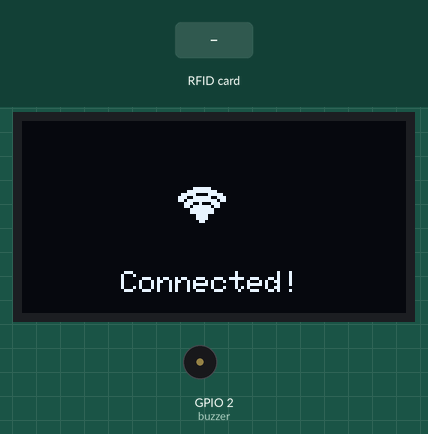
Simulated run of this sketch. Board: ESP8266 (NodeMCU). Shown: 128×64 one-colour display, buzzer (waves = sounding, pin HIGH). The test bench sets the inputs (shaded band). WiFi joins after 1.5 s; servers stay silent unless stated; uploads are accepted with an empty reply; what the sketch prints to the serial monitor is not drawn.

Above: at 3.2 s.
At 8.3 s:
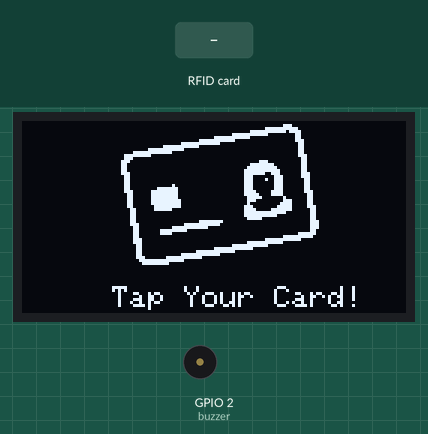
8.4 s: RFID card 5E 7A 19 C4 held to the reader
At 8.53 s:
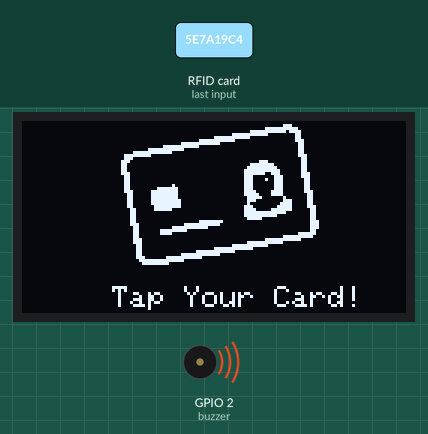
Timing chart, 0 to 11.4 s (numbered marks = the images above; inputs shaded):
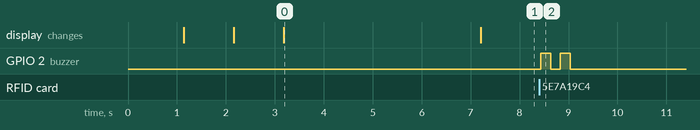

The sketch:

absensi_arduino.ino
```cpp
#include <ESP8266WiFi.h>
#include <ESP8266HTTPClient.h>
#include <SPI.h>
#include <MFRC522.h>
#include <Adafruit_GFX.h>
#include <Adafruit_SSD1306.h>
#include <ArduinoJson.h>
#include "icon.h"

//inisialisasi OLED
#define SCREEN_WIDTH 128
#define SCREEN_HEIGHT 64
Adafruit_SSD1306 display(SCREEN_WIDTH, SCREEN_HEIGHT, &Wire);


#define RST_PIN         16
#define SS_PIN          0
byte buzzer = 2; //pin D0
MFRC522 mfrc522(SS_PIN, RST_PIN);   // Create MFRC522 instance

const char* ssid = "Android_AP";    //Your Wifi SSID
const char* password = "rahasia";   //Wifi Password
String server_addr = "192.168.0.5"; //your server address or computer IP

byte readCard[4];
uint8_t successRead;
String UIDCard;

void setup() {
  pinMode(buzzer, OUTPUT);
  Serial.begin(115200);                                         // Initialize serial communications with the PC
  SPI.begin();                                                  // Init SPI bus
  mfrc522.PCD_Init();                                           // Init MFRC522 card
  Serial.println(F("Read Uid data on a MIFARE PICC:"));    //shows in serial that it is ready to read
  ShowReaderDetails();                                          // Show details of PCD - MFRC522 Card Reader details

  if (!display.begin(SSD1306_SWITCHCAPVCC, 0x3C)) {
    Serial.println(F("SSD1306 allocation failed"));
    for (;;);
  }

  // just intro
  display.clearDisplay();
  display.setTextColor(WHITE);
  display.setTextSize(1);
  display.setCursor(38, 20);  display.println(F("ARDUCODING"));
  display.setCursor(35, 35);  display.println(F("Mesin Absen"));
  display.display();
  delay(1000);
  ConnectWIFI();
  delay(2000);
}

void loop() {
  display.clearDisplay();
  display.drawBitmap(32, 0, cardBitmap, 68, 50, WHITE);
  display.setTextSize(1);
  display.setCursor(30, 55); display.print("Tap Your Card!");
  display.display();
  successRead = getID();

}

uint8_t getID() {
  // Getting ready for Reading PICCs
  if ( ! mfrc522.PICC_IsNewCardPresent()) {
    return 0;
  }
  if ( ! mfrc522.PICC_ReadCardSerial()) {
    return 0;
  }
  UIDCard = "";
  Serial.println(F("Scanned PICC's UID:"));

  for ( uint8_t i = 0; i < mfrc522.uid.size; i++) {
    UIDCard += String(mfrc522.uid.uidByte[i], HEX);
  }
  UIDCard.toUpperCase(); //Capital
  Serial.print("UID:");
  Serial.println(UIDCard);
  Serial.println(F("**End Reading**"));
  digitalWrite(buzzer, HIGH); delay(200);
  digitalWrite(buzzer, LOW); delay(200);
  digitalWrite(buzzer, HIGH); delay(200);
  digitalWrite(buzzer, LOW);

  storeData(); //store data to DB
  delay(2000);

  mfrc522.PICC_HaltA(); // Stop reading
  return 1;
}

void storeData() {
  ConnectWIFI(); //check wifi connection
  String address, massage, first_name;

  //equate with your Server address (computer's IP address) and your directory application
  address = "http://" + server_addr + "/absensi/webapi/api/create.php?uid=" + UIDCard;

  HTTPClient http;
  WiFiClient client;
  http.begin(client, address);
  int httpCode = http.GET();        //Send the GET request
  String payload;
  Serial.print("Response: ");
  if (httpCode > 0) {               //Check the returning code
    payload = http.getString();   //Get the request response payload
    payload.trim();               //remove \n character
    if ( payload.length() > 0 ) {
      Serial.println(payload + "\n");
    }
  }
  http.end();   //Close connection

  const size_t capacity = JSON_OBJECT_SIZE(4) + 70; //simulate your JSON data https://arduinojson.org/v6/assistant/
  DynamicJsonDocument doc(capacity);

  // Deserialize the JSON document
  DeserializationError error = deserializeJson(doc, payload);

  // Test if parsing succeeds.
  if (error) {
    Serial.print(F("deserializeJson() failed: "));
    Serial.println(error.c_str());
    return;
  }

  const char* waktu_res = doc["waktu"];
  String nama_res = doc["nama"];
  const char* uid_res = doc["uid"];
  String status_res = doc["status"];

  //char * first_name;

  for (int i = 0; i < nama_res.length(); i++) {
    if (nama_res.charAt(i) == ' ') {
      first_name = nama_res.substring(0, i);
      break;
    }
  }

  display.clearDisplay();
  display.drawBitmap(0, 5, userBitmap, 50, 60, WHITE);
  display.setTextColor(WHITE);
  display.setTextSize(1);

  //Print Data
  if (status_res == "INVALID") {
    massage = "Who are you?";
    display.setCursor(52, 15); display.print(massage);
    display.setCursor(52, 30); display.print(uid_res);
    display.setCursor(52, 40); display.print(status_res);
  } else {
    if (status_res == "IN") {
      massage = "Welcome!";
    }
    else {
      massage = "See you!";
    }
    display.setCursor(52, 15); display.print(massage);
    display.setCursor(52, 30); display.print(first_name);
    display.setCursor(52, 40); display.print(waktu_res);
  }
  display.display();
  delay(3000);
}

void ConnectWIFI() {
  if (WiFi.status() != WL_CONNECTED) {
    Serial.print("Attempting to connect to SSID: ");
    Serial.println(ssid);
    WiFi.begin(ssid, password);
    int i = 0;
    int a = 0;
    while (WiFi.status() != WL_CONNECTED) {
      Serial.print(".");
      display.clearDisplay();
      display.setTextSize(1);
      if (a == 0) {
        display.drawBitmap(52, 20, wifi_icon, 16, 16, WHITE);
        a = 1;

      } else {
        display.drawBitmap(52, 20, wifi_icon, 16, 16, BLACK);
        a = 0;
      }
      display.setCursor(25, 50); display.print("Connecting ...");
      display.display();
      delay(1000);
      ++i;
      if (i == 30) {
        i = 0;
        Serial.println("\n Failed to Connect.");
        break;
      }
    }
    Serial.println("\n Connected!");
    display.clearDisplay();
    display.setTextSize(1);
    display.drawBitmap(52, 20, wifi_icon, 16, 16, WHITE);
    display.setCursor(33, 50); display.print("Connected!");
    display.display();
    delay(2000);
  }
}


void ShowReaderDetails() {
  // Get the MFRC522 software version
  byte v = mfrc522.PCD_ReadRegister(mfrc522.VersionReg);
  Serial.print(F("MFRC522 Software Version: 0x"));
  Serial.print(v, HEX);
  if (v == 0x91)
    Serial.print(F(" = v1.0"));
  else if (v == 0x92)
    Serial.print(F(" = v2.0"));
  else
    Serial.print(F(" (unknown),probably a chinese clone?"));
  Serial.println("");
  // When 0x00 or 0xFF is returned, communication probably failed
  if ((v == 0x00) || (v == 0xFF)) {
    Serial.println(F("WARNING: Communication failure, is the MFRC522 properly connected?"));
    Serial.println(F("SYSTEM HALTED: Check connections."));
    while (true); // do not go further
  }
}
```

Source omitted: icon.h (data table, 5746 bytes)

Measured:
- after the input at 8.4 s, GPIO 2 (buzzer): alternates HIGH for 0.20 s and LOW for 0.20 s, 4 changes in all, then stays LOW, starting at once
- what the display in image 0 shows lasts 4.0 s, from 3.2 s to 7.2 s
